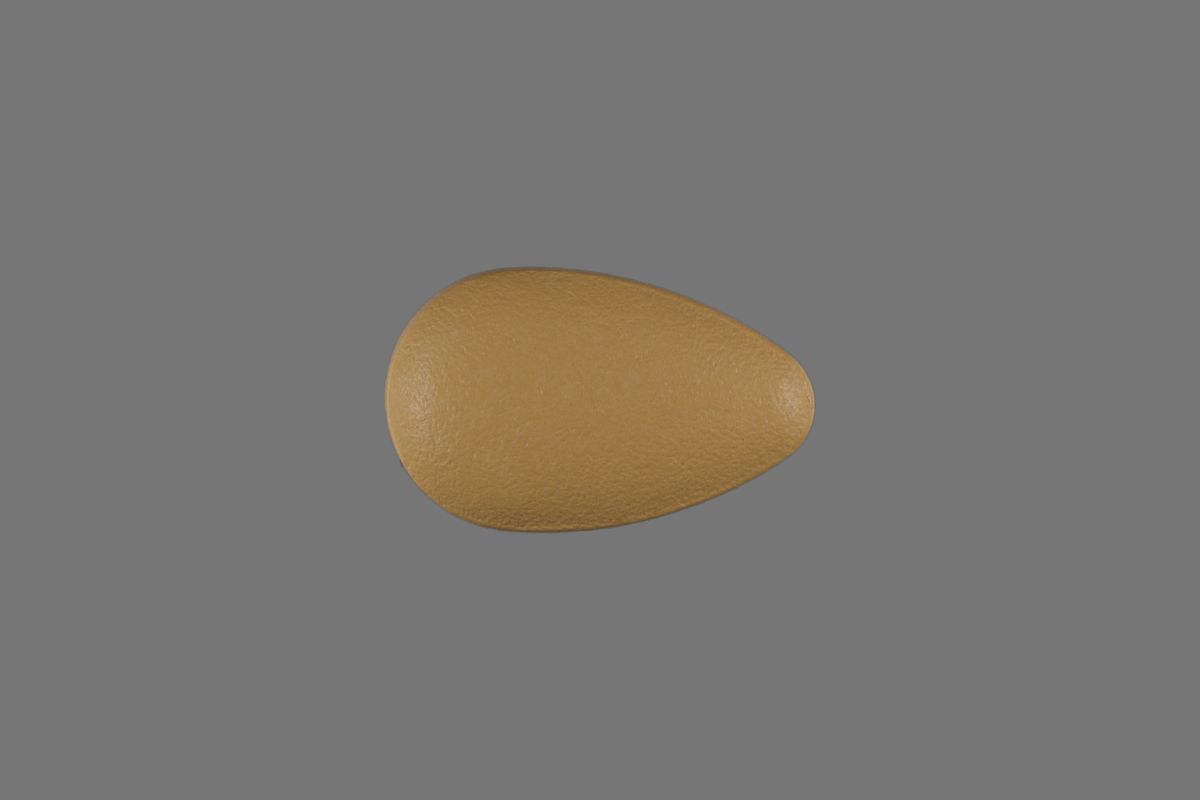
#> input picture src/shape/test1.jpg, 2400 x 1600 px, found by its file name (shown at 1/2 size)
$ jupyter execute --allow-errors color_rgb.ipynb   (shell and % lines are left out)   (Python 2 division)   (older library calls are emulated)
#> lines starting #> are read from the running program, lines starting #| are printed output that depends on the picture; after the words box and inside, x2 and y2 are one past the last pixel; in counts of white or black regions, pixels touching at a corner belong together; long printed decimals are rounded
[cell 1]
%pylab inline
import numpy as np
from skimage import io, color
from scipy.misc import imresize
from scipy.spatial.distance import cosine
import pandas as pd

#> (a cell that did not finish here is left out)

[cell 3]
rgb1 = imresize(io.imread('./src/shape/test1.jpg'),.25)
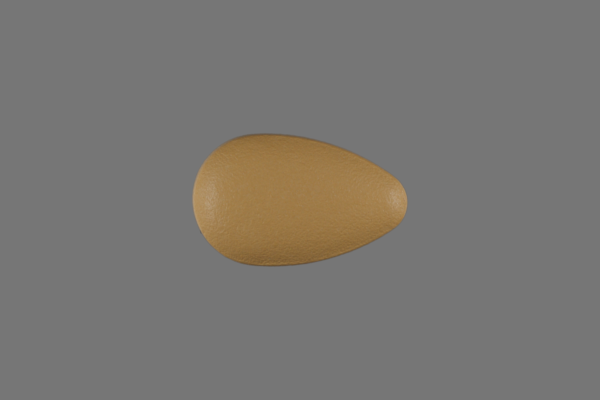
#> rgb1: shape (400, 600, 3); mean R, G, B 121.4, 118.2, 113.8
rgb2 = imresize(io.imread('./src/shape/test2.jpg'),.25)
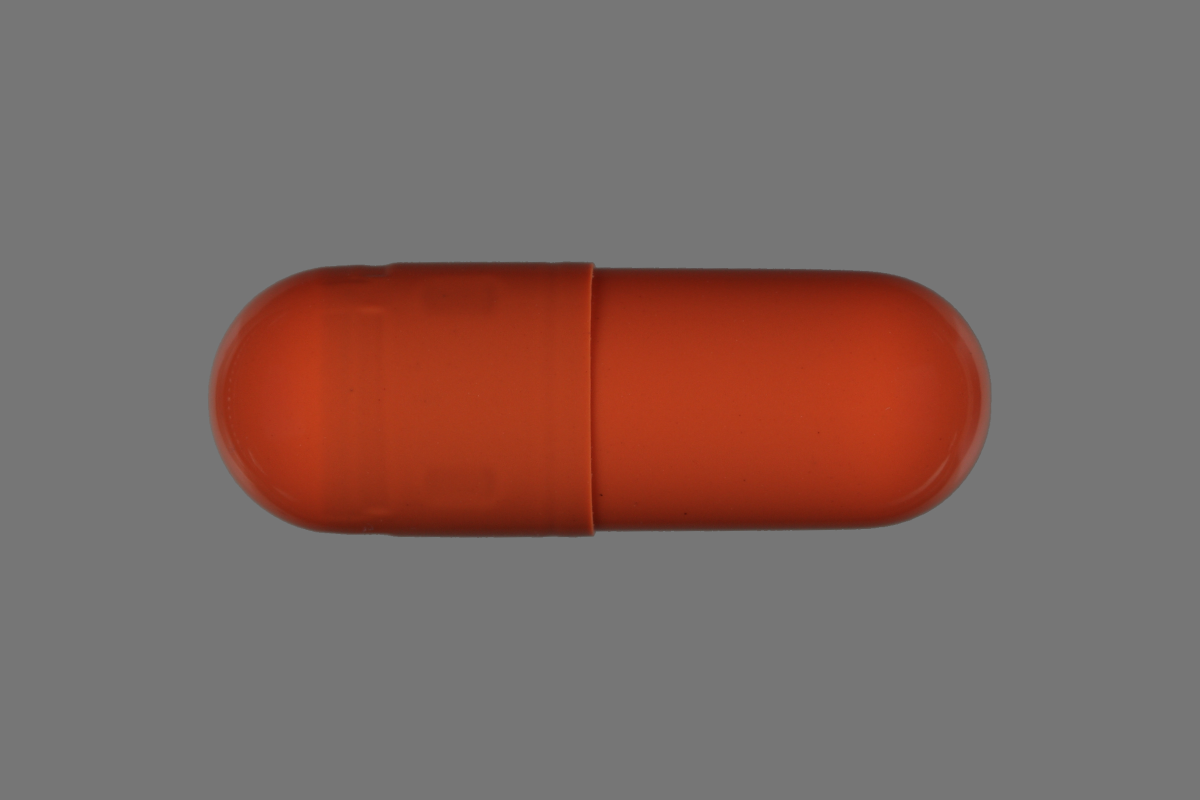
#> input picture src/shape/test2.jpg, 2400 x 1600 px, found by its file name (shown at 1/2 size)
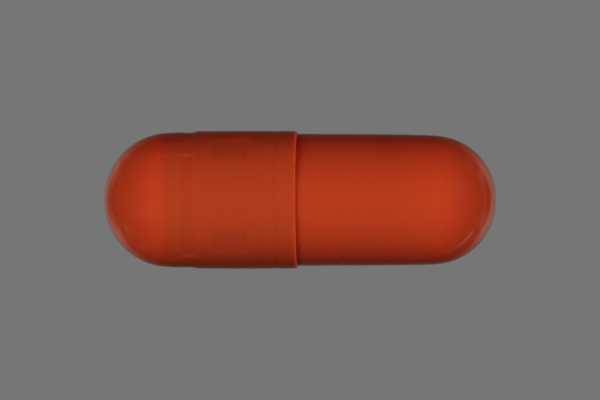
#> rgb2: shape (400, 600, 3); mean R, G, B 125.2, 104.3, 99.3
lab1 = color.rgb2lab(rgb1)
#> lab1: shape (400, 600, 3) float64; mean of channels 0, 1, 2 49.9, 0.7, 2.9
lab2 = color.rgb2lab(rgb2)
#> lab2: shape (400, 600, 3) float64; mean of channels 0, 1, 2 47, 8.4, 7.6
nz_mask1 =  lab1 < 1
#> nz_mask1: shape (400, 600, 3) bool; mean of channels 0, 1, 2 0, 0.907, 0.906
nz_mask2 = lab2 <  1
#> nz_mask2: shape (400, 600, 3) bool; mean of channels 0, 1, 2 0, 0.796, 0.796
nz_mask1 = nz_mask1[:,:,1]
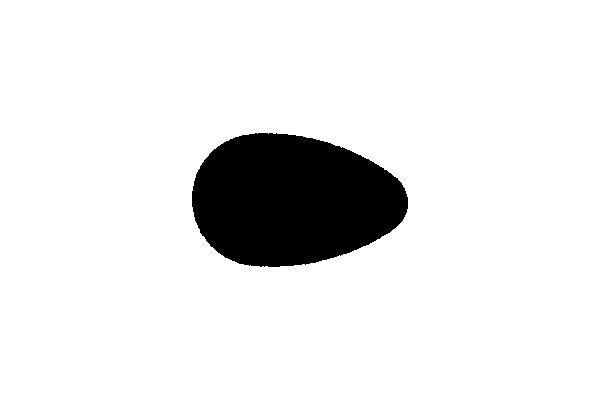
#> nz_mask1: shape (400, 600) bool; 90.7% white; 1 black region, box (x1, y1, x2, y2) and area: (192, 133, 408, 267) 22311
nz_mask2 = nz_mask2[:,:,1]
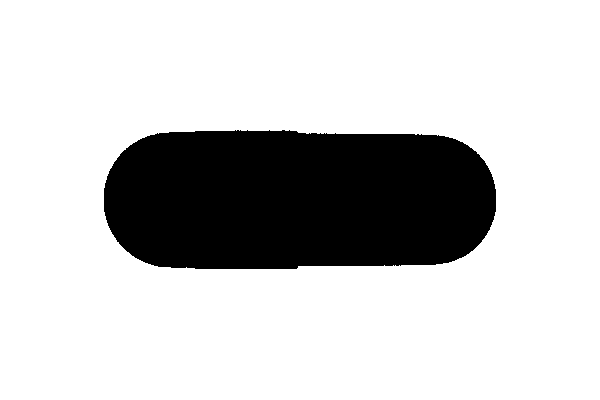
#> nz_mask2: shape (400, 600) bool; 79.6% white; 1 black region, box (x1, y1, x2, y2) and area: (104, 130, 496, 269) 48914

fig = figure(figsize=(20,12))
ax = fig.add_subplot(2,2,1)
ax.imshow(rgb1)
ax = fig.add_subplot(2,2,2)
ax.imshow(rgb2)
ax = fig.add_subplot(2,2,3)
ax.imshow(nz_mask1)
ax = fig.add_subplot(2,2,4)
ax.imshow(nz_mask2)
maskout1 = np.zeros(nz_mask1.shape)
maskout2 = np.zeros(nz_mask1.shape)

[cell 4]
nz_mask1.shape
#> Out = (400, 600)

[cell 5]
maskout1[nz_mask1 == False] = 255
maskout1[nz_mask1 == True] = 0
maskout2[nz_mask2 == False] = 255
maskout2[nz_mask2 == True] = 0

[cell 6]
imshow(maskout2)
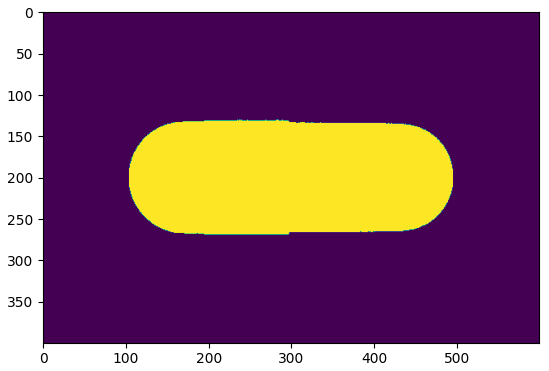
#> figure drawn by matplotlib, 1 panel

[cell 7]
imsave('./color/test1.png',rgb1)
imsave('./color/test2.png',rgb2)
imsave('./color/mask1.png',nz_mask1)
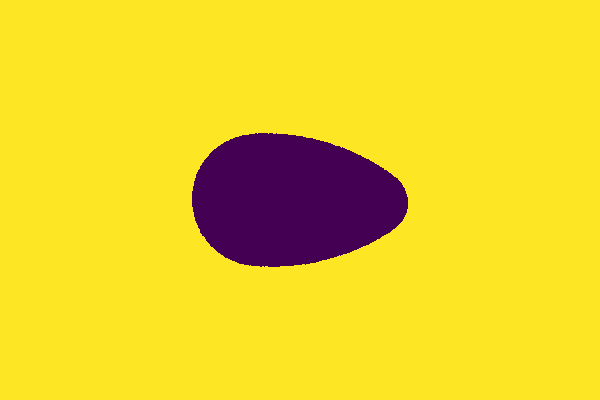
#> saved as mask1.png: shape (400, 600, 3); mean R, G, B 235.8, 209.6, 40.5
imsave('./color/mask2.png',nz_mask2)
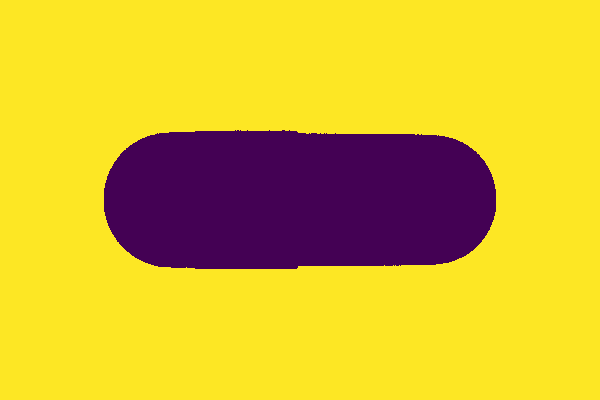
#> saved as mask2.png: shape (400, 600, 3); mean R, G, B 215.3, 184.1, 45.8

[cell 8]
def colorhist2(img1,img2,mask1,mask2):
    style.use('ggplot')
    fig = figure(figsize=(15,6))
    ax = fig.add_subplot(1,2,1)
    h10 = ax.hist(img1[:,:,0][~mask1],bins=np.arange(0,256),color='red')
    # ax = fig.add_subplot(1,3,2)
    h11 = ax.hist(img1[:,:,1][~mask1],bins=np.arange(0,256),color='blue')
    # ax = fig.add_subplot(1,3,3)
    h12 = ax.hist(img1[:,:,2][~mask1],bins=np.arange(0,256),color='green')

    ax = fig.add_subplot(1,2,2)
    h20 = ax.hist(img2[:,:,0][~mask2],bins=np.arange(0,256),color='red')
    # ax = fig.add_subplot(1,3,2)
    h21 = ax.hist(img2[:,:,1][~mask2],bins=np.arange(0,256),color='blue')
    # ax = fig.add_subplot(1,3,3)
    h22 = ax.hist(img2[:,:,2][~mask2],bins=np.arange(0,256),color='green')
    return h10,h11,h12,h20,h21,h22

[cell 9]
h10,h11,h12,h20,h21,h22 = colorhist2(lab1,lab2,nz_mask1,nz_mask2)
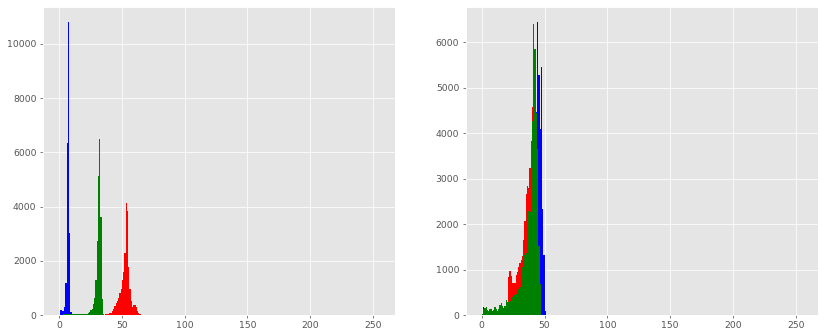
#> figure drawn by matplotlib, 2 panels; panel 1: tallest bar 4139 high, from x = 53 to 54; panel 1: tallest bar 10823 high, from x = 7 to 8; panel 1: tallest bar 6478 high, from x = 32 to 33; panel 2: tallest bar 6406 high, from x = 41 to 42

[cell 10]
from colormath.color_diff import delta_e_cie2000
from colormath.color_objects import LabColor
L1 = np.argmax(h10[0])
#> L1 = 53
a1 = np.argmax(h11[0])
#> a1 = 7
b1 = np.argmax(h12[0])
#> b1 = 32
L2 = np.argmax(h20[0])
#> L2 = 41
a2 = np.argmax(h21[0])
#> a2 = 44
b2 = np.argmax(h22[0])
#> b2 = 42

#> (the rest of this cell did not finish here and is left out)

[cell 11]
D0 = 1 - cosine(h10[0] / np.count_nonzero(nz_mask1) ,h20[0] / np.count_nonzero(nz_mask2))
#> D0 = 0.0319
D1 = 1 - cosine(h11[0] / np.count_nonzero(nz_mask1),h21[0] / np.count_nonzero(nz_mask2))
#> D1 = 0.0107
D2 = 1 - cosine(h12[0] / np.count_nonzero(nz_mask1),h22[0]/ np.count_nonzero(nz_mask2))
#> D2 = 0.17
sum(h10[0]/ np.count_nonzero(nz_mask1))
color_score = D0 * D1 * D2
#> color_score = 5.83e-05
print color_score
#| 5.826709379739378e-05

[cell 12]
D0 = 1 - cosine(h10[0],h20[0])
D1 = 1 - cosine(h11[0],h21[0])
D2 = 1 - cosine(h12[0],h22[0])
print D0,D1,D2
#| 0.03186 0.01073 0.1704

color_score = (D0 + D1 + D2)/3
#> color_score = 0.071
print color_score
#| 0.07101

[cell 13]
D0 = np.mean(np.abs(h10[0] - h20[0]))
#> D0 = 269.9
D1 = np.mean(np.abs(h11[0] - h21[0]))
#> D1 = 272
D2 = np.mean(np.abs(h12[0] - h22[0]))
#> D2 = 221.2
print D0,D1,D2
#| 269.941 271.996 221.180
color_score = D0 * D1 * D2
#> color_score = 16239715
print color_score
#| 16239714.974

[cell 14]
clr1 = np.array([np.argmax(h10[0]),np.argmax(h11[0]),np.argmax(h12[0])])
#> clr1 = [53, 7, 32]
print clr1
#| [53  7 32]

#> (a cell that did not finish here is left out)

[cell 16]
x = np.zeros(10)

[cell 17]
plot(x,color=clr1/256.)
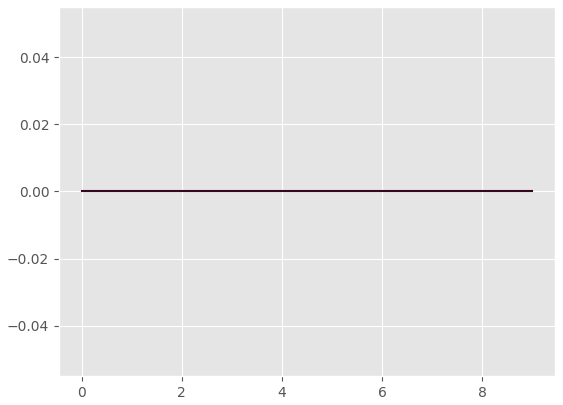
#> figure drawn by matplotlib, 1 panel
